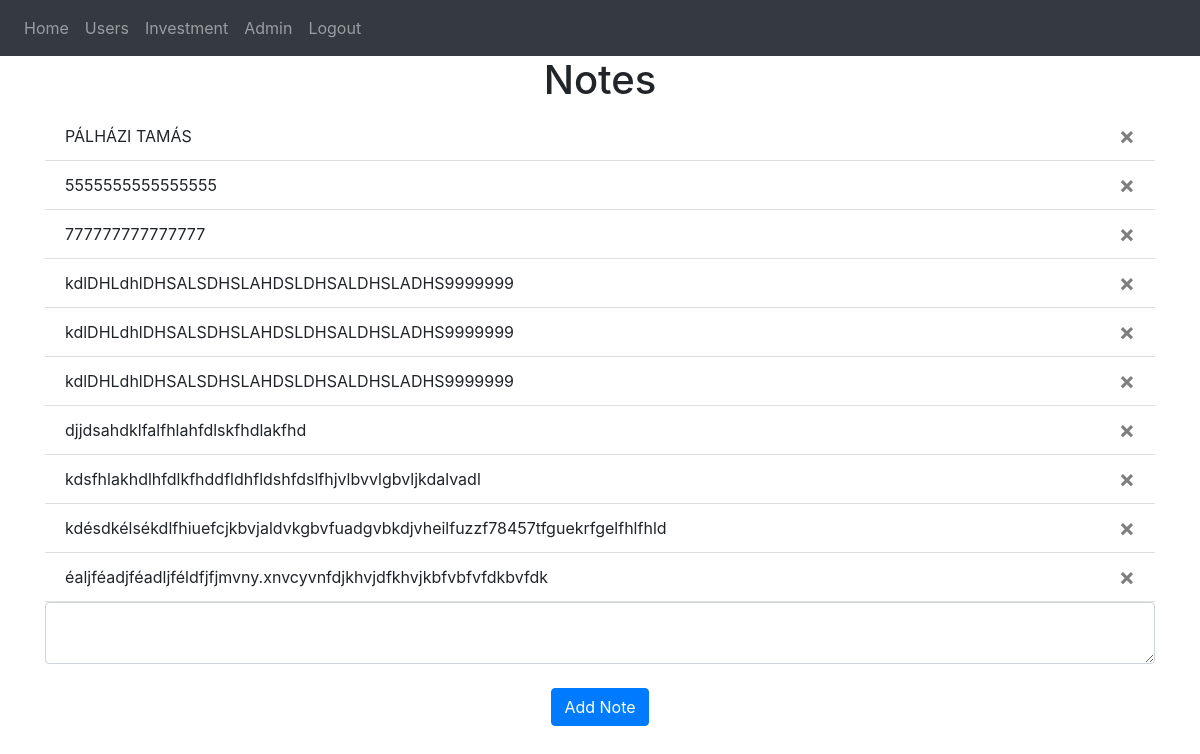
/ (signed in), run on an earlier commit of the app's database.
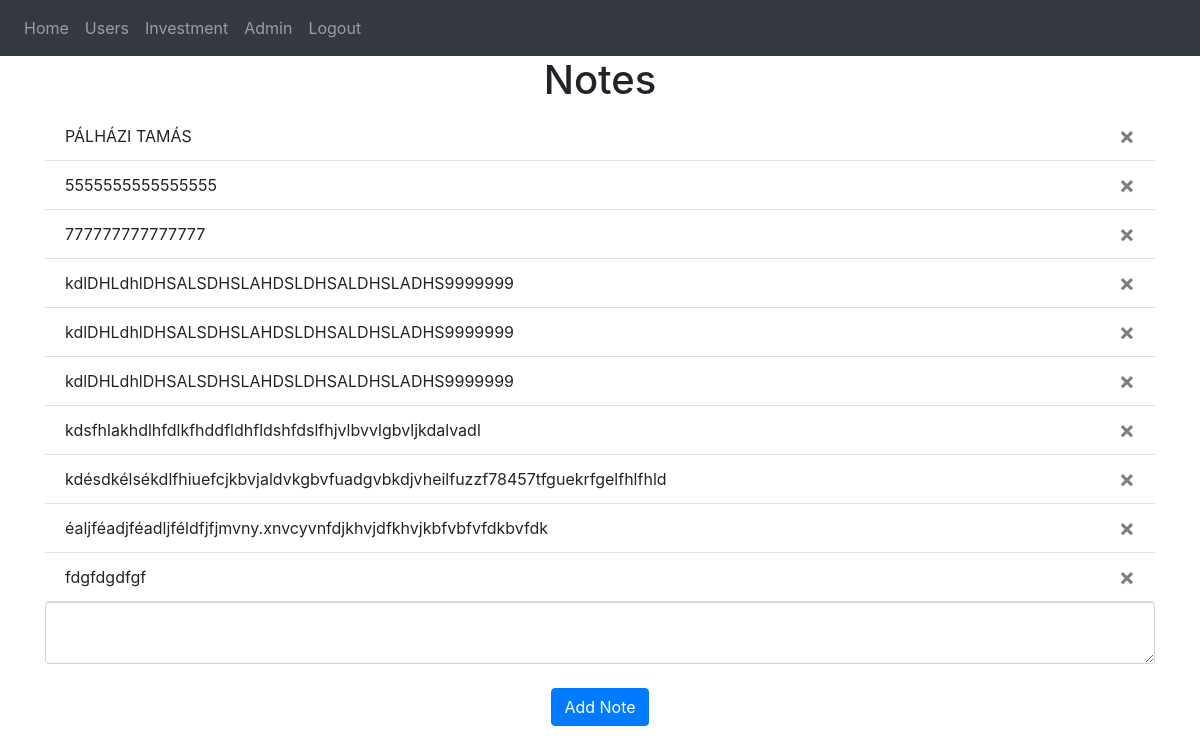
And on a later commit of the database.
### website/models.py (models this page shows)
class Note(db.Model):
    id = db.Column(db.Integer, primary_key=True)
    data = db.Column(db.String(10000))
    date = db.Column(db.DateTime(timezone=True), default=func.now())
    user_id = db.Column(db.Integer, db.ForeignKey('user.id'))

### website/views.py (the view, shortened to what this page needs)
@views.route('/', methods=['GET', 'POST'])
@login_required
def home():
    return render_template("home.html", user=current_user)

### website/__init__.py (called while the page is built)
def create_app():
    app = Flask(__name__)
    app.config['SECRET_KEY'] = 'hjshjhdjah kjshkjdhjs'
    app.config['SQLALCHEMY_DATABASE_URI'] = f'sqlite:///{DB_NAME}'
    db.init_app(app)
    from .views import views
    from .auth import auth
    app.register_blueprint(views, url_prefix='/')
    app.register_blueprint(auth, url_prefix='/')
    from .models import User, Note
    with app.app_context():
        db.create_all()
    login_manager = LoginManager()
    login_manager.login_view = 'auth.login'
    login_manager.init_app(app)
    @login_manager.user_loader
    def load_user(id):
        return User.query.get(int(id))
    return app

### website/templates/home.html
{% extends "base.html" %} {% block title %}Home{% endblock %} {% block content
%}
<h1 align="center">Notes</h1>
<ul class="list-group list-group-flush" id="notes">
  {% for note in user.notes %}
  <li class="list-group-item">
    {{ note.data }}
    <button type="button" class="close" onClick="deleteNote({{ note.id }})">
      <span aria-hidden="true">&times;</span>
    </button>
  </li>
  {% endfor %}
</ul>
<form method="POST">
  <textarea name="note" id="note" class="form-control"></textarea>
  <br />
  <div align="center">
    <button type="submit" class="btn btn-primary">Add Note</button>
  </div>
</form>
{% endblock %}

What changed in the data, as far as the page shows it:
removed Note: data "djjdsahdklfalfhlahfdlskfhdlakfhd"
added Note: data "fdgfdgdfgf"
